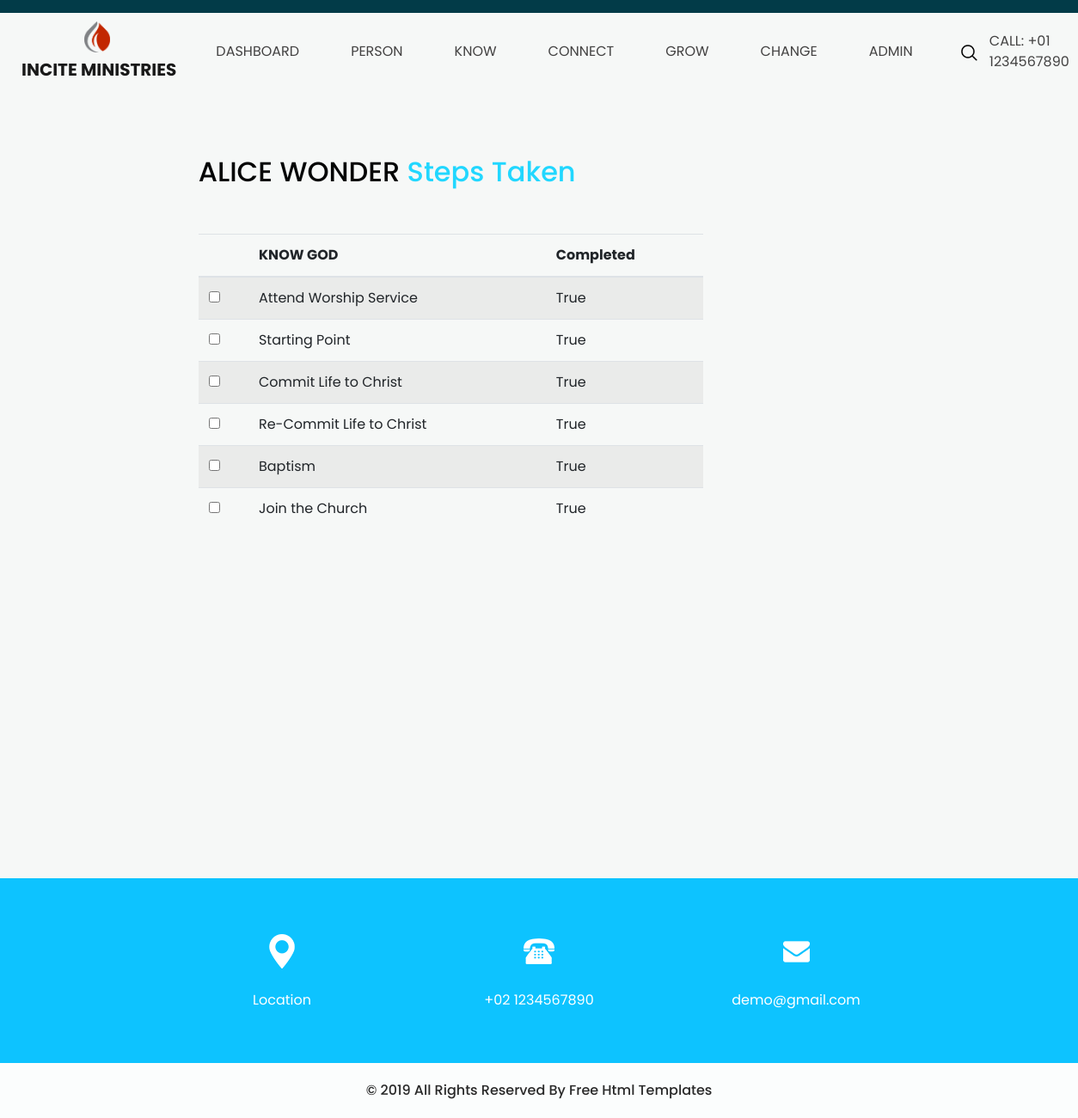
Page /person/progress/alice wonder/3 on the committed database.
### steps/models.py (models this page shows, shortened)
class Know(models.Model):
	title = models.CharField(max_length=250, default='KNOW GOD')
	attend_worship_service = models.BooleanField()
	starting_point = models.BooleanField()
	commit_life_to_christ = models.BooleanField()
	recommit_life_to_christ = models.BooleanField()
	baptism = models.BooleanField()
	join_the_church = models.BooleanField()
	member = models.ForeignKey(Member, on_delete=models.CASCADE)

### steps/views.py (the view)
# urls.py: path('person/progress/<str:person>/<int:id>', views.progress, name='progress'),
def progress(request, person, id):
    name = person.upper()
    member_know = Know.objects.filter(member=id).values()
    member_connect = Connect.objects.filter(member=id).values()
    member_grow = Grow.objects.filter(member=id).values()
    member_change = Change.objects.filter(member=id).values()
    context = {
        'name':name,
        'member_know':member_know,
        'member_connect': member_connect,
        'member_grow': member_grow,
        'member_change': member_change,
    }
    return render(request, 'progress.html', context)

### steps/templates/progress.html (shortened to what this page needs)
{% extends 'base.html' %}
{% load static %}
{% block content %}
  <section class="service_section layout_padding">
    <div class="container-fluid">
      <div class="row">
        <div class="col-md-6 offset-md-2">
          <h2 class="custom_heading">
            {{name}} <span>Steps Taken</span>
          </h2>
          <div class="container layout_padding2">
            {% for m in member_know %}
            <table class="table table-striped table-hover">
              <thead>
                <tr>
                  <th scope="col"></th>
                  <th scope="col">KNOW GOD</th>
                  <th scope="col">Completed</th>
                </tr>
              </thead>
              <tbody>
                <tr>
                  <th scope="row"><input type="checkbox" name=""></th>
                  <td>Attend Worship Service</td>
                  <td>{{m.attend_worship_service}}</td>
                </tr>
                <tr>
                  <th scope="row"><input type="checkbox" name=""></th>
                  <td>Starting Point</td>
                  <td>{{m.starting_point}}</td>
                </tr>
                <tr>
                  <th scope="row"><input type="checkbox" name=""></th>
                  <td>Commit Life to Christ</td>
                  <td>{{m.commit_life_to_christ}}</td>
                </tr>
                <tr>
                  <th scope="row"><input type="checkbox" name=""></th>
                  <td>Re-Commit Life to Christ</td>
                  <td>{{m.recommit_life_to_christ}}</td>
                </tr>
                <tr>
                  <th scope="row"><input type="checkbox" name=""></th>
                  <td>Baptism</td>
                  <td>{{m.baptism}}</td>
                </tr>
                <tr>
                  <th scope="row"><input type="checkbox" name=""></th>
                  <td>Join the Church</td>
                  <td>{{m.join_the_church}}</td>
                </tr>
              </tbody>
            </table>
            {% endfor %}
      </div>
      <div class="container layout_padding2">
      </div>
      <div class="container layout_padding2">
      </div>
      <div class="container layout_padding2">
      </div>
    </div>
  </section>
  <section class="info_section layout_padding2">
    <div class="container">
      <div class="info_items">
        <a href="">
          <div class="item ">
            <div class="img-box box-1">
            </div>
            <div class="detail-box">
              <p>
                Location
              </p>
            </div>
          </div>
        </a>
        <a href="">
          <div class="item ">
            <div class="img-box box-2">
            </div>
            <div class="detail-box">
              <p>
                +02 1234567890
              </p>
            </div>
          </div>
        </a>
        <a href="">
          <div class="item ">
            <div class="img-box box-3">
            </div>
            <div class="detail-box">
              <p>
                demo@gmail.com
              </p>
            </div>
          </div>
        </a>
      </div>
    </div>
  </section>
  <section class="container-fluid footer_section">
    <p>
      &copy; 2019 All Rights Reserved By
      <a href="https://html.design/">Free Html Templates</a>
    </p>
  </section>
</body>
</html>
{% endblock %}

### static/assets/css/style.css (style rules this page uses)
body { font-family: "Poppins", sans-serif; color: #0c0c0c; background-color: #ffffff; }
.layout_padding { padding: 75px 0; }
.layout_padding2 { padding: 45px 0; }
.custom_heading { color: #030404; }
.custom_heading span { color: #21d7ff; }
.header_section .container-fluid { padding-right: 25px; padding-left: 25px; }
a, a:hover, a:focus { text-decoration: none; }
.info_section { background-color: #0dc3ff; }
.info_items { width: 70%; margin: 0 auto; display: -webkit-box; display: -ms-flexbox; display: flex; -webkit-box-pack: justify; -ms-flex-pack: justify; justify-content: space-between; }
.info_items .item { width: 200px; display: -webkit-box; display: -ms-flexbox; display: flex; -webkit-box-orient: vertical; -webkit-box-direction: normal; -ms-flex-direction: column; flex-direction: column; -webkit-box-align: center; -ms-flex-align: center; align-items: center; text-align: center; }
.info_items .item .img-box { width: 80px; height: 80px; border-radius: 100%; background-repeat: no-repeat; background-position: center; }
.info_items .item .detail-box { margin-top: 5px; color: #fff; }
.info_items { position: relative; }
.info_items a { position: relative; }
.info_items .item .img-box.box-1 { background-image: url(../images/location-white.png); }
.info_items .item .img-box.box-2 { background-image: url(../images/telephone-white.png); }
.info_items .item .img-box.box-3 { background-image: url(../images/envelope-white.png); }
.footer_section { background-color: #fbfdfd; padding: 20px; font-weight: 500; }
.footer_section p { color: #292929; margin: 0; text-align: center; }
.footer_section a { color: #292929; }

### static/assets/css/responsive.css (style rules this page uses)
@media (min-width: 1200px) { .container { max-width: 1170px; } }

### rows in the picture
Know: attend_worship_service "True", starting_point "True", commit_life_to_christ "True", recommit_life_to_christ "True", baptism "True", join_the_church "True"

### other values in the picture
{{ name }} "ALICE WONDER"
